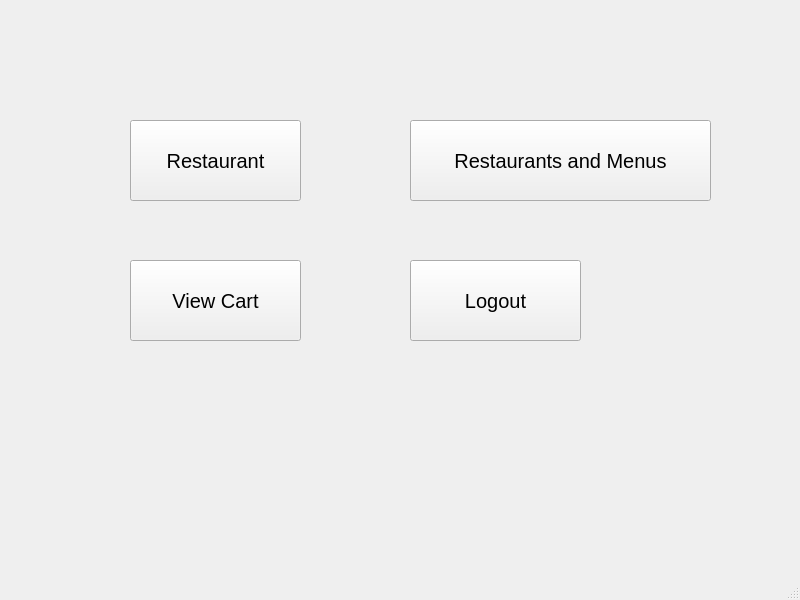
<?xml version="1.0" encoding="UTF-8"?>
<ui version="4.0">
 <class>MainWindow</class>
 <widget class="QMainWindow" name="MainWindow">
  <property name="geometry">
   <rect>
    <x>0</x>
    <y>0</y>
    <width>800</width>
    <height>600</height>
   </rect>
  </property>
  <property name="windowTitle">
   <string>MainWindow</string>
  </property>
  <widget class="QWidget" name="centralwidget">
   <widget class="QPushButton" name="pushButton">
    <property name="geometry">
     <rect>
      <x>130</x>
      <y>120</y>
      <width>171</width>
      <height>81</height>
     </rect>
    </property>
    <property name="font">
     <font>
      <pointsize>15</pointsize>
     </font>
    </property>
    <property name="text">
     <string>Restaurant</string>
    </property>
   </widget>
   <widget class="QPushButton" name="pushButton_2">
    <property name="geometry">
     <rect>
      <x>410</x>
      <y>120</y>
      <width>301</width>
      <height>81</height>
     </rect>
    </property>
    <property name="font">
     <font>
      <pointsize>15</pointsize>
     </font>
    </property>
    <property name="text">
     <string>Restaurants and Menus</string>
    </property>
   </widget>
   <widget class="QPushButton" name="pushButton_3">
    <property name="geometry">
     <rect>
      <x>130</x>
      <y>260</y>
      <width>171</width>
      <height>81</height>
     </rect>
    </property>
    <property name="font">
     <font>
      <pointsize>15</pointsize>
     </font>
    </property>
    <property name="text">
     <string>View Cart</string>
    </property>
   </widget>
   <widget class="QPushButton" name="pushButton_4">
    <property name="geometry">
     <rect>
      <x>410</x>
      <y>260</y>
      <width>171</width>
      <height>81</height>
     </rect>
    </property>
    <property name="font">
     <font>
      <pointsize>15</pointsize>
     </font>
    </property>
    <property name="text">
     <string>Logout</string>
    </property>
   </widget>
  </widget>
  <widget class="QMenuBar" name="menubar">
   <property name="geometry">
    <rect>
     <x>0</x>
     <y>0</y>
     <width>800</width>
     <height>26</height>
    </rect>
   </property>
  </widget>
  <widget class="QStatusBar" name="statusbar"/>
 </widget>
 <resources/>
 <connections/>
</ui>
